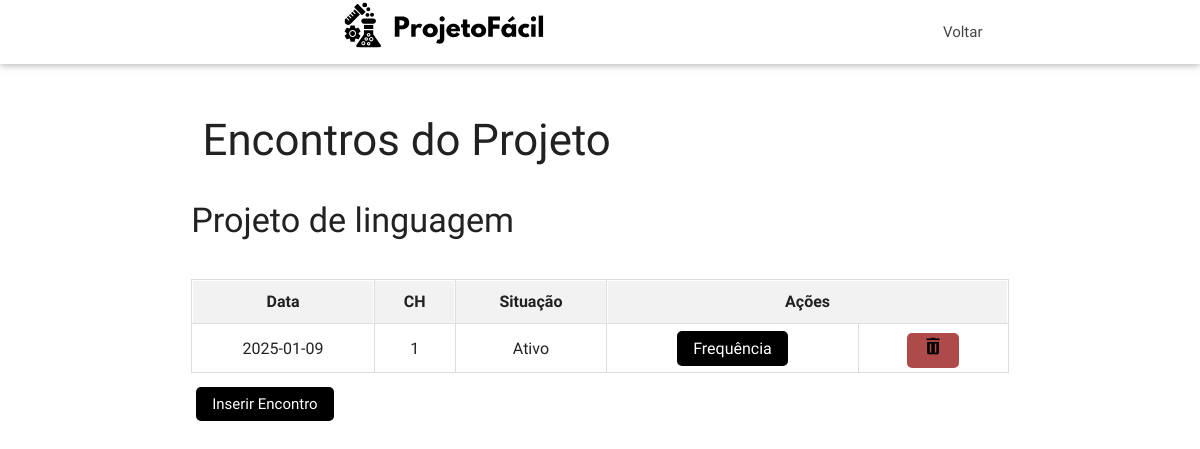
Screenshot of /Crud/crud_encontro/listar.php?id_projeto=13 with the database file from the repository.
### tables this page shows
CREATE TABLE IF NOT EXISTS `encontro` (
  `id_encontro` int NOT NULL AUTO_INCREMENT,
  `CH` int DEFAULT NULL,
  `data` date DEFAULT NULL,
  `fk_id_projeto` int DEFAULT NULL,
  PRIMARY KEY (`id_encontro`),
  KEY `fk_encontro_projeto_id_projeto` (`fk_id_projeto`)
);

CREATE TABLE IF NOT EXISTS `projeto` (
  `id_projeto` int NOT NULL AUTO_INCREMENT,
  `nome_projeto` varchar(255) DEFAULT NULL,
  `situacao` varchar(255) DEFAULT NULL,
  `fk_projeto_id_professor` int DEFAULT NULL,
  `data_finalizacao` date NOT NULL,
  PRIMARY KEY (`id_projeto`),
  KEY `fk_projeto_id_professor` (`fk_projeto_id_professor`)
);

### Crud/crud_encontro/listar.php (the view, shortened to what this page needs)
<?php
$conexao = conectar();
?>
<!DOCTYPE html>
<html lang="pt-br">
<head>
    <link href="../../Style/css/materialize.min.css" type="text/css" rel="stylesheet" media="screen,projection" />
    <link href="../../Style/css/style.css" type="text/css" rel="stylesheet" media="screen,projection" />
</head>
<body>
    <div id="navbar" class="navbar-fixed scrollspy">
        <nav class="white">
            <div class="nav-wrapper container">
                <div class="container">
                    <a class="brand-logo"><img src="../../Style/images/logo.svg" style="height: 50px;"></a>
                </div>
                <ul class="right hide-on-med-and-down">
                    <li><a href="../../Login/professor/professor.php">Voltar</a></li>
                </ul>
            </div>
        </nav>
    </div>
    <div class="container section scrollspy">
        <div class="section">
            <div class="row">
                <div class="col s9">
                    <h3>Encontros do Projeto</h3>
                </div>
            </div>
            <div class="row">
                <?php
             $id_projeto = isset($_GET['id_projeto']) ? $_GET['id_projeto'] : null;
             $id_projeto = mysqli_real_escape_string($conexao, $id_projeto);
             $sql = "SELECT pro.nome_projeto, pro.situacao, en.CH, en.data, en.id_encontro
                     FROM projeto pro
                     INNER JOIN encontro en ON pro.id_projeto = en.fk_id_projeto
                     WHERE pro.id_projeto = '$id_projeto'";
             $resultado = mysqli_query($conexao, $sql);
             $lstDados = [];
             while ($dados = mysqli_fetch_assoc($resultado)) {
                 $lstDados[] = $dados;
             }
             if (count($lstDados) == 0) {
                 echo '<h2>Este projeto não possui encontros.</h2>';
             } else {
                 echo '<h4>' . $lstDados[0]['nome_projeto'] . '</h4>';
             }
             echo '<div class="table-container">';
             echo '<table>';
             echo '<tr><th>Data</th><th>CH</th><th>Situação</th><th colspan="2">Ações</th></tr>';
             foreach ($lstDados as $dados) {
                 echo '<tr>';
                 echo '<td>' . $dados['data'] . '</td>';
                 echo '<td>' . $dados['CH'] . '</td>';
                 echo '<td>' . $dados['situacao'] . '</td>';
                 echo '<td><a href="../crud_frequencia/chamada.php?id_encontro=' . $dados['id_encontro'] . '" class="actions-btn btn-frequency">Frequência</a></td>';
                 echo '<td><a href="excluir.php?id_encontro=' . $dados['id_encontro'] . '" class="actions-btn btn-delete"><img src="imagens/excluir.png" width="20" height="20" alt="Excluir"></a></td>';
                 echo '</tr>';
             }
             echo '</table>';
             echo '</div>';
             echo '<div style="margin-top: 20px;">
                 <a href="../../Crud/crud_encontro/formcad.php?id_projeto=' . $id_projeto . '" class="actions-btn">Inserir Encontro</a>
             </div>';
                ?>
            </div>
        </div>
    </div>
</body>
</html>

### Style/css/style.css (style rules this page uses)
nav ul a, nav .brand-logo { color: #444; }
nav { overflow: visible; }
nav li a { -webkit-transition: background .3s ease-in-out; -moz-transition: background .3s ease-in-out; transition: background .3s ease-in-out; }
h4, table { font-family: "Arimo", serif; font-optical-sizing: auto; font-style: normal; }

### Crud/crud_encontro/listar.php (style rules this page uses)
.table-container { overflow-x: auto; margin-top: 20px; }
table { width: 100%; border-collapse: collapse; margin-top: 20px; }
th, td { padding: 12px; text-align: center; border: 1px solid #ddd; }
th { background-color: #f2f2f2; }
.actions-btn { padding: 8px 16px; margin: 5px; color: white; background-color:rgb(0, 0, 0); border: none; border-radius: 5px; cursor: pointer; }
.btn-delete { background-color:rgb(175, 74, 74); color: white; }
.btn-frequency { background-color: #000000; color: white; }

### rows the page displays
encontro: fk_id_projeto.nome_projeto "Projeto de linguagem", data "2025-01-09", CH "1", fk_id_projeto.situacao "Ativo"
